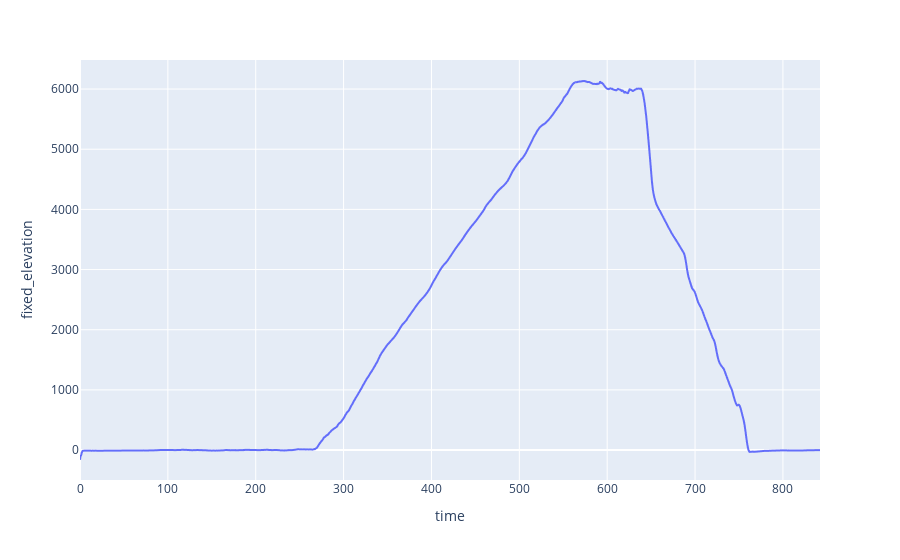

The cell this chart's notebook holds for it:
### Code cell
fig = px.line(df, x="time", y="fixed_elevation")
fig.update_traces(mode="lines")
fig.update_xaxes(showspikes=True, spikecolor="black", spikethickness=0.5)
fig.update_yaxes(showspikes=True, spikecolor="black", spikethickness=0.5)
fig.show()

### Figure 1 — Plotly figure (JSON) as saved in the notebook; plotly's stock layout.template omitted (floating-point values rounded to 4 significant figures; data arrays with more than 128 entries replaced by an {"elided": "..."} marker saying what was removed)
{"data": [{"hovertemplate": "time=%{x}<br>fixed_elevation=%{y}<extra></extra>", "legendgroup": "", "line": {"color": "#636efa", "dash": "solid"}, "marker": {"symbol": "circle"}, "mode": "lines", "name": "", "showlegend": false, "type": "scattergl", "x": {"elided": "4212 float values"}, "xaxis": "x", "y": {"elided": "4212 float values"}, "yaxis": "y"}], "layout": {"legend": {"tracegroupgap": 0}, "margin": {"t": 60}, "xaxis": {"anchor": "y", "domain": [0, 1], "showspikes": true, "spikecolor": "black", "spikethickness": 0.5, "title": {"text": "time"}}, "yaxis": {"anchor": "x", "domain": [0, 1], "showspikes": true, "spikecolor": "black", "spikethickness": 0.5, "title": {"text": "fixed_elevation"}}}}
